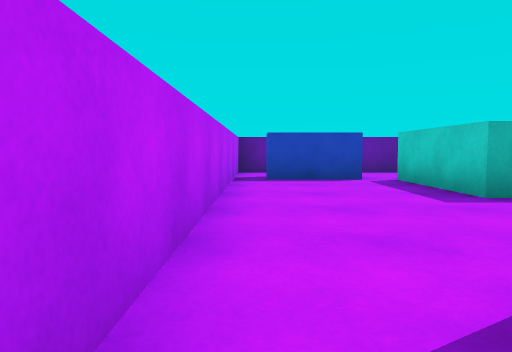
[1] (above)

16 first-person views from a walk through a Unity game level. The camera is 0.62 m above the floor, tilts 4° down and sees 70° across. The floor is counted in squares, 1 m on a side. Each view is taken from the middle of a square. On the plan, view 1 faces up. The plan holds only what a view shows up to about 10 squares ahead; the rest is blank. The player is left out.

[2]
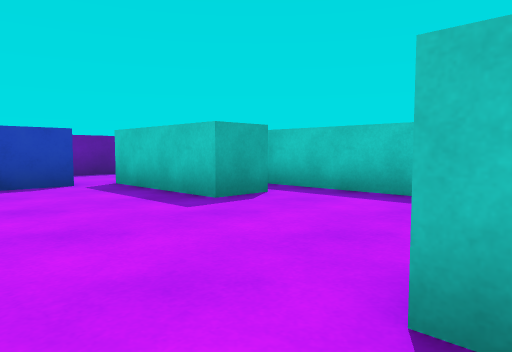

[3]
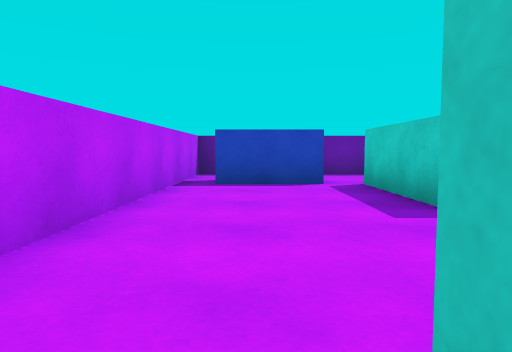

[4]
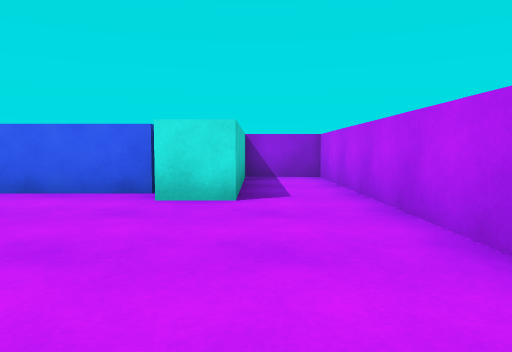

[5]
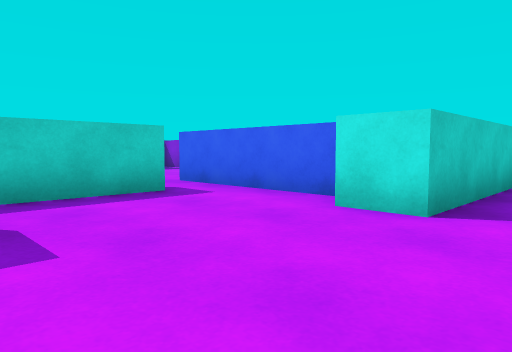

[6]
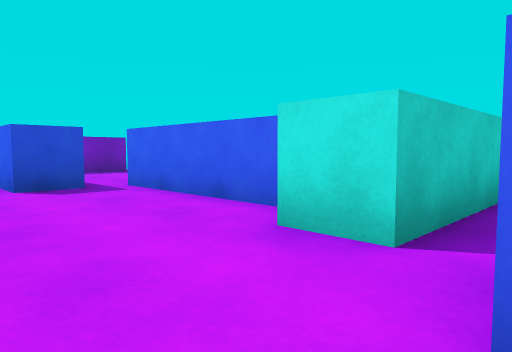

[7]
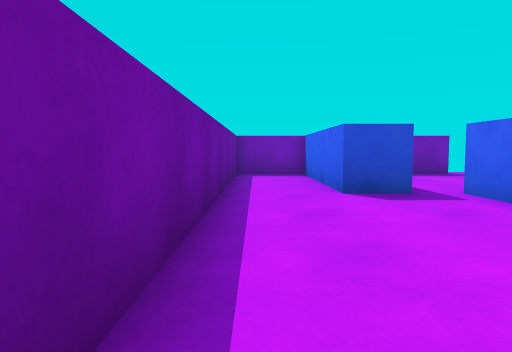

[8]
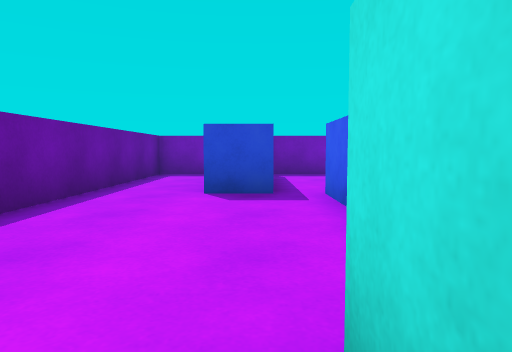

[9]
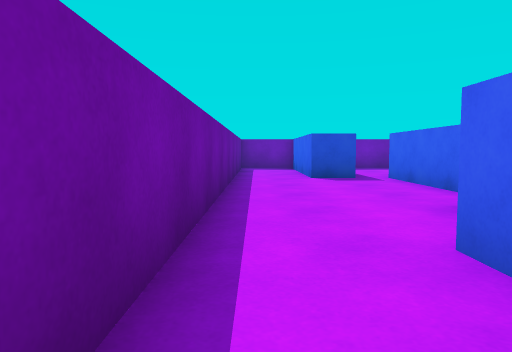

[10]
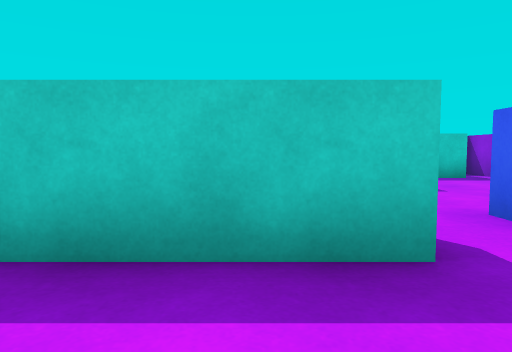

[11]
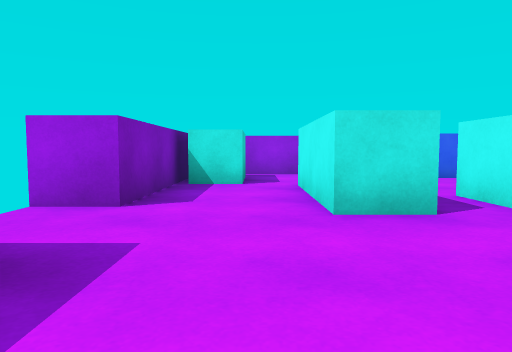

[12]
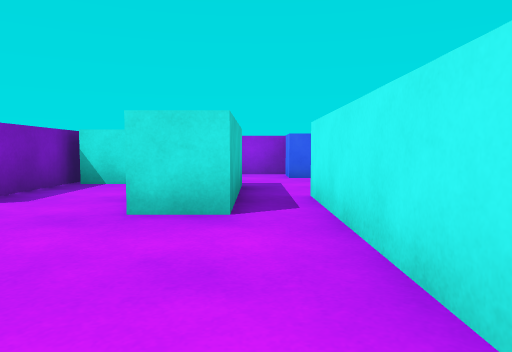

[13]
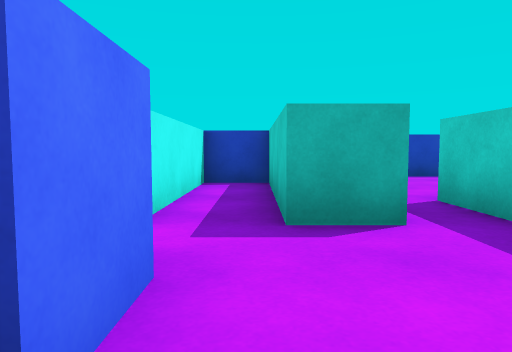

[14]
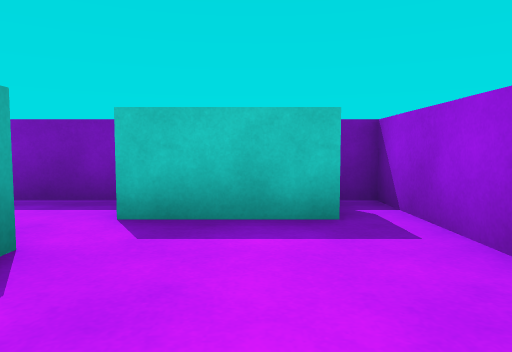

[15]
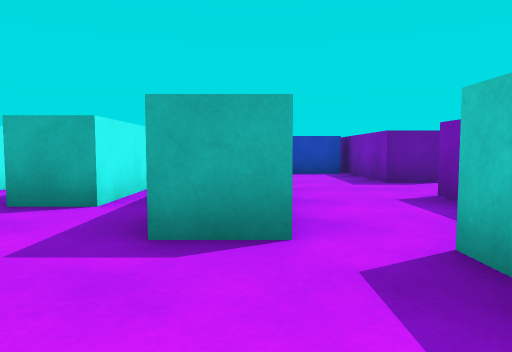

[16]
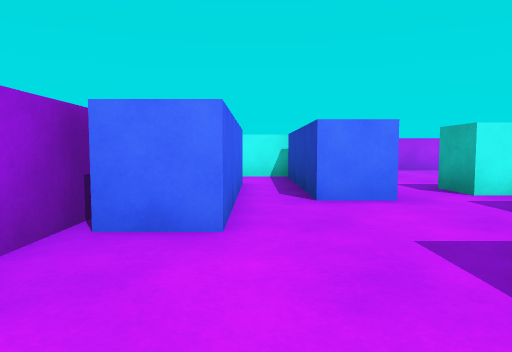

### Floor plan
Points are (right, up) in squares from view 1. A wall is a line through its corners. A room is listed if a view was taken in it or the views show most of it. See-through windows are left out.
Room 1 (views 1, 2, 3, 4, 5, 6, 7, 8, 9, 10)
walls: (4, 4.7) (3, 4.7) (3, 7.7) (4, 7.7); (4.6, 7) (8.2, 7); (2.4, 0.7) (6.5, 0.7); (6, 2) (5, 2) (5, 5.8); (8.2, 7.6) (8.2, 8.7) (12.2, 8.7); (12.5, 8) (12.5, 10.5) (-0.5, 10.5) (-0.5, -2.5) (1.3, -2.5) (1.3, 1.5) (2.2, 1.5)
ways out: opening at (5.5, 1) to room 2
objects: blue block (1, 8) to (2, 8)
Room 2 (views 11, 12, 13, 14, 15, 16)
walls: (9.3, 0.8) (9.3, 3.5) (10.2, 3.5) (10.2, 0.5) (9.2, 0.5); (6.5, 0.7) (6.5, -0.2); (8.2, 6) (8.2, 2) (7.3, 2) (7.3, 6) (6, 6) (6, 2); (6.4, -1.2) (8.2, -1.2) (8.2, -2.2); (7.6, -2.5) (12.5, -2.5) (12.5, 3) (13.5, 3); (13.6, 5) (12.5, 5) (12.5, 8); (12.4, 7.7) (10.6, 7.7)
ways out: opening at (5.5, 1) to room 1; opening at (6, -1)
objects: cyan block (12, -2) to (12, 0)

Positions as (right, up) in squares from view 1, and headings:
1: (0, 0), facing up
2: (0, 1), facing up-right
3: (1, 1), facing up
4: (1, 6), facing down
5: (0, 5), facing down-right
6: (2, 10), facing down-right
7: (3, 10), facing right
8: (3, 8), facing right
9: (0, 10), facing right
10: (3, 3), facing right
11: (11, 7), facing down
12: (9, 7), facing down
13: (7, -1), facing up
14: (8, -1), facing right
15: (10, -2), facing up
16: (11, -1), facing left
